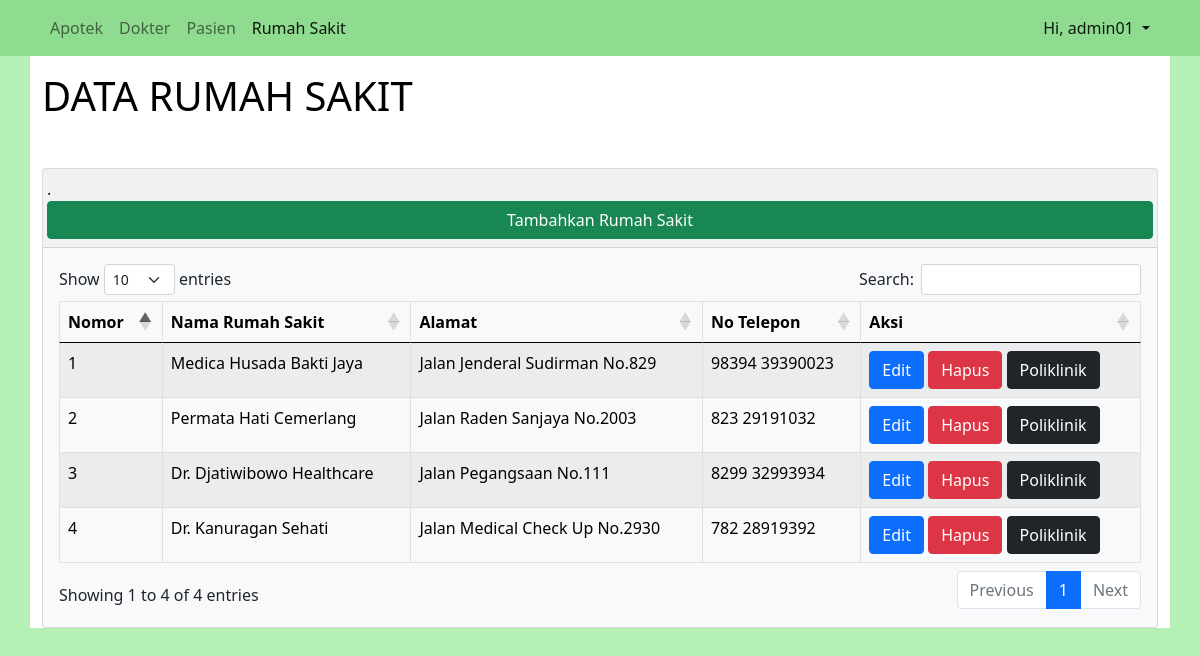
The page /views/admins/adminRumahSakit.php (signed in) on the database its author committed.
### tables this page shows
CREATE TABLE `rumah_sakit` (
  `id_rs` bigint(20) NOT NULL,
  `nama_rs` varchar(30) NOT NULL,
  `alamat_rs` text NOT NULL,
  `no_telepon_rs` varchar(15) NOT NULL
);

### controllers/select_data.php (called while the page is built, shortened)
<?php
require_once 'db_connnect.php';
function view_data($query){
    global $conn;
    $statementt = mysqli_prepare($conn, $query);
    mysqli_stmt_execute($statementt);
    $rows = [];
    $res = mysqli_stmt_get_result($statementt);
    while ($row = mysqli_fetch_assoc($res)) {
        $rows[] = $row;
    }
    return $rows;
}

### views/admins/adminRumahSakit.php (the view, shortened to what this page needs)
<?php require '../../controllers/select_data.php';
$result = view_data("SELECT * FROM rumah_sakit");
?>
<!doctype html>
<html lang="en">
<head>
    <link href="https://cdn.jsdelivr.net/npm/bootstrap@5.0.0-beta3/dist/css/bootstrap.min.css" rel="stylesheet">
    <link rel="stylesheet" href="https://cdn.datatables.net/1.10.24/css/dataTables.bootstrap5.min.css">
</head>
<body style="background-color: rgb(181, 240, 181);">
    <nav class="navbar navbar-expand-lg navbar-light fixed-top" style="background-color: rgb(143, 219, 143);">
        <div class="container">
            <div class="collapse navbar-collapse" id="navbarSupportedContent">
                <ul class="navbar-nav me-auto mb-2 mb-lg-0">
                    <li class="nav-item">
                        <a class="nav-link" href="adminApotek.php">Apotek</a>
                    </li>
                    <li class="nav-item">
                        <a class="nav-link" href="adminDokter.php">Dokter</a>
                    </li>
                    <li class="nav-item">
                        <a class="nav-link" href="adminPengguna.php">Pasien</a>
                    </li>
                    <li class="nav-item">
                        <a class="nav-link active" aria-current="page" href="">Rumah Sakit</a>
                    </li>
                </ul>
                <ul class="navbar-nav d-flex">
                    <li class="nav-item dropdown">
                        <a class="nav-link dropdown-toggle active" href="#" id="navbarDropdown" role="button" data-bs-toggle="dropdown" aria-expanded="false">
                            Hi, <?= $_SESSION['log_uname'] ?>
                        </a>
                    </li>
                </ul>
            </div>
        </div>
    </nav>
    <div class="container pt-5" style="background-color: white;">
        <br>
        <a href="" style="text-decoration:none; color:black;">
            <h1>DATA RUMAH SAKIT</h1>
        </a>
        <div class="card text-dark bg-light my-5" style="max-width: 100%;">
            <div class="card-header">
                <div class="row justify-content-between ml-2 mr-2">.
                    <a class="btn btn-success" href="tambahRumahSakit.html">
                        Tambahkan Rumah Sakit
                    </a>
                </div>
            </div>
            <div class="card-body">
                <table id="table_rs" class="table table-hover table-striped table-bordered table-light" style="width:100%">
                    <thead>
                        <tr>
                            <th scope="col">Nomor</th>
                            <th scope="col">Nama Rumah Sakit</th>
                            <th scope="col">Alamat</th>
                            <th scope="col">No Telepon</th>
                            <th scope="col">Aksi</th>
                        </tr>
                    </thead>
                    <tbody>
                        <?php
                        $no_dr = 1;
                        foreach ($result as $item) { ?>
                            <tr>
                                <td><?php echo $no_dr ?></td>
                                <td><?php echo $item['nama_rs'] ?></td>
                                <td><?php echo $item['alamat_rs'] ?></td>
                                <td><?php echo $item['no_telepon_rs'] ?></td>
                                <td>
                                    <a href="editRumahSakit.php?id_rs=<?= $item['id_rs'] ?>" type="button" class="btn btn-primary">Edit</a>
                                    <a href="../../controllers/del_data.php?delrsh=<?= $item['id_rs'] ?>" class="btn btn-danger align-items-center justify-content-center" role="button">Hapus</a>
                                    <a href="adminPoliklinik.php?id_rs=<?= $item['id_rs'] ?>" type="button" class="btn btn-dark">Poliklinik</a>
                                </td>
                            </tr>
                        <?php $no_dr += 1;
                        } ?>
                    </tbody>
                </table>
            </div>
        </div>
    </div>
</body>
</html>

### rows shown on the page
rumah_sakit: nama_rs "Medica Husada Bakti Jaya", alamat_rs "Jalan Jenderal Sudirman No.829", no_telepon_rs "98394 39390023"
rumah_sakit: nama_rs "Permata Hati Cemerlang", alamat_rs "Jalan Raden Sanjaya No.2003", no_telepon_rs "823 29191032"
rumah_sakit: nama_rs "Dr. Djatiwibowo Healthcare", alamat_rs "Jalan Pegangsaan No.111", no_telepon_rs "8299 32993934"
rumah_sakit: nama_rs "Dr. Kanuragan Sehati", alamat_rs "Jalan Medical Check Up No.2930", no_telepon_rs "782 28919392"

### other values the page prints
$_SESSION['log_uname'] "admin01"
